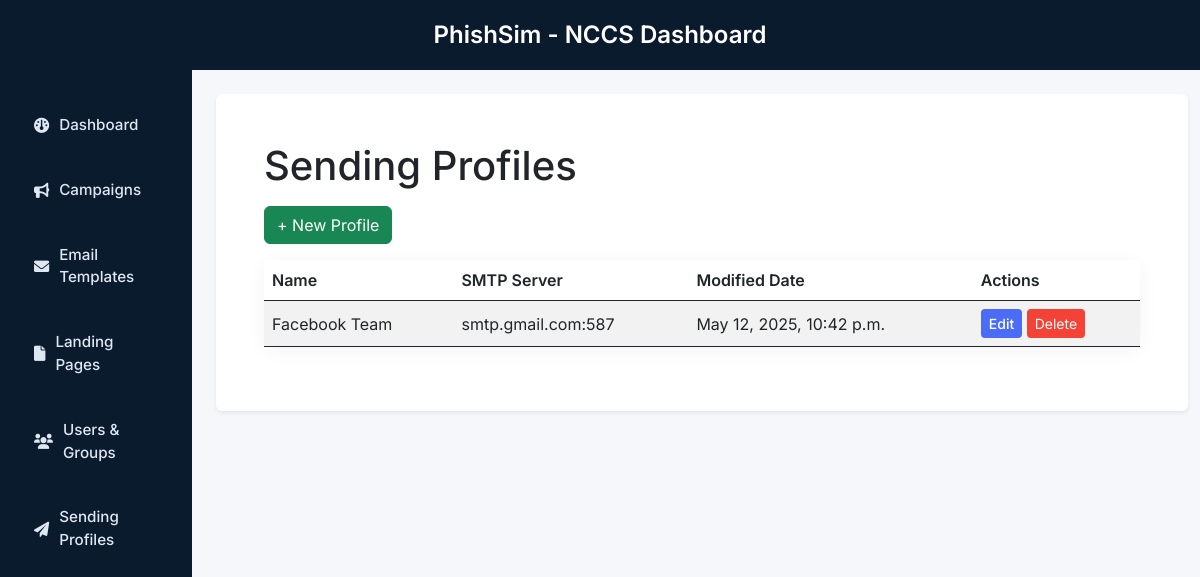
/sending-profiles/ (signed in), run on the app's committed database.
### core/models.py (models this page shows, shortened)
class SendingProfile(models.Model):
    user = models.ForeignKey(User, on_delete=models.CASCADE)
    name = models.CharField(max_length=255, blank=True, null=True)
    smtp_host = models.CharField(max_length=255, blank=True, null=True)
    smtp_port = models.PositiveIntegerField(blank=True, null=True)
    smtp_user = models.CharField(max_length=255, blank=True, null=True)
    smtp_password = models.CharField(max_length=255, blank=True, null=True)
    use_tls = models.BooleanField(default=True, blank=True, null=True)
    created_at = models.DateTimeField(blank=True, null=True)

### core/views.py (the view, shortened to what this page needs)
# urls.py: path('sending-profiles/', views.sending_profile_list, name='sending_profile_list'),
def sending_profile_list(request):
    sending_profiles = SendingProfile.objects.filter(user=request.user)
    return render(request, 'core/sending_profile_list.html', {'sending_profiles': sending_profiles})

### core/templates/core/sending_profile_list.html (shortened to what this page needs)
{% extends "core/base.html" %}
{% block content %}
<div class="container-fluid p-4">
    <h1 class="mb-3">Sending Profiles</h1>
    <button type="button" class="btn btn-success mb-3" data-bs-toggle="modal" data-bs-target="#newSendingProfileModal">+ New Profile</button>
    <table class="table table-striped">
        <thead>
            <tr>
                <th>Name</th>
                <th>SMTP Server</th>
                <th>Modified Date</th>
                <th>Actions</th>
            </tr>
        </thead>
        <tbody>
            {% if sending_profiles %}
                {% for profile in sending_profiles %}
                    <tr>
                        <td>{{ profile.name }}</td>
                        <td>{{ profile.smtp_host }}:{{ profile.smtp_port }}</td>
                        <td>{{ profile.created_at }}</td>
                        <td>
                            <button type="button" class="btn btn-primary btn-sm edit-profile"
                            data-profile-id="{{ profile.id }}"
                            data-profile-name="{{ profile.name }}"
                            data-smtp-from="{{ profile.smtp_from }}"
                            data-smtp-host="{{ profile.smtp_host }}"
                            data-smtp-port="{{ profile.smtp_port }}"
                            data-username="{{ profile.smtp_user }}"
                            data-use-tls="{{ profile.use_tls|lower }}">
                        Edit
                    </button>
                    <button class="btn btn-danger btn-sm delete-profile-btn"
                    data-id="{{ profile.id }}"
                    data-name="{{ profile.name }}"
                    data-delete-url="{% url 'sendingprofile_delete' profile.id %}"
                    data-bs-toggle="modal"
                    data-bs-target="#deleteSendingProfileModal">
                    Delete
                    </button>
                        </td>
                    </tr>
                {% endfor %}
            {% else %}
                <tr>
                    <td colspan="4" class="text-center">No profiles created yet. Let's create one!</td>
                </tr>
            {% endif %}
        </tbody>
    </table>
</div>
{% endblock %}

### static/core/style.css (style rules this page uses)
body { font-family: 'Inter', sans-serif; background-color: #f4f6f8; margin: 0; }
.card, .table, .modal-content { border-radius: 12px; box-shadow: 0 4px 20px rgba(0, 0, 0, 0.05); border: none; }
.table th { font-weight: 600; }
.table td, .table th { vertical-align: middle; }
.btn-primary { background-color: #4a6cf7; border: none; font-weight: 500; }
.btn-danger { background-color: #f44336; border: none; }

### data on the page
SendingProfile: name "Facebook Team", smtp_host "smtp.gmail.com", smtp_port "587", created_at "May 12, 2025, 10:42 p.m."
